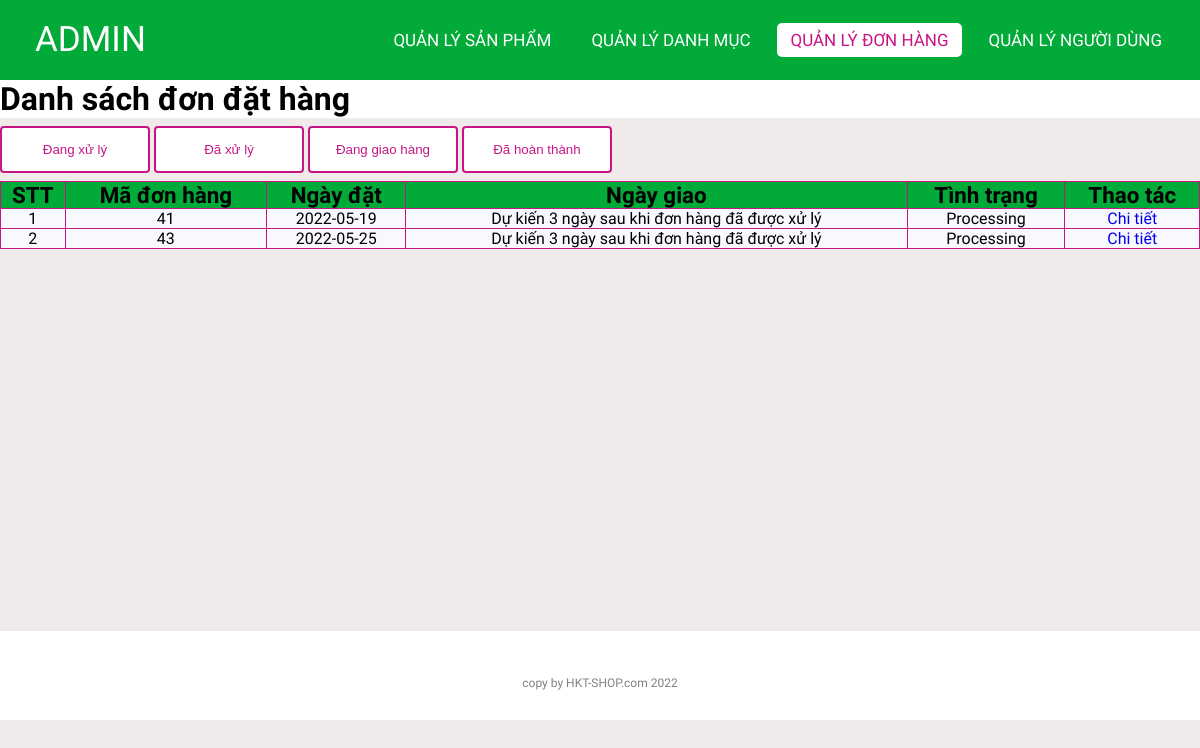
Page /admin/orderlist.php (signed in) on the earlier database version.
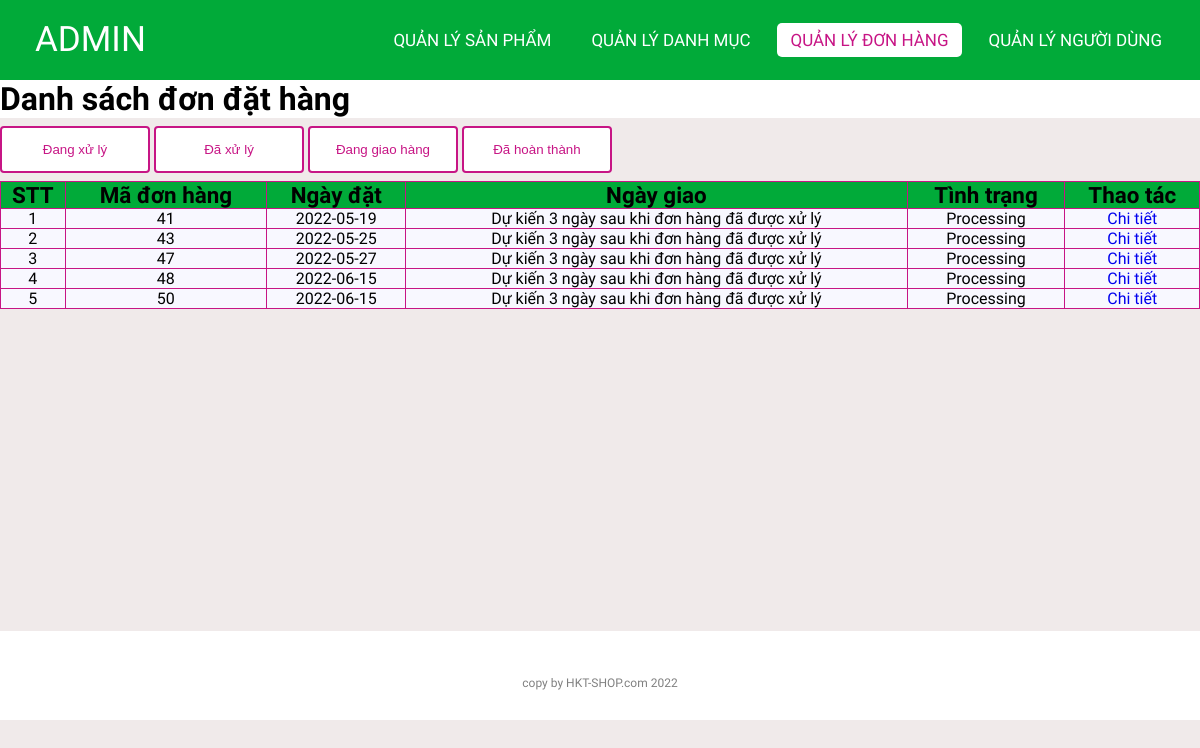
Same page on the later database version.
### tables this page shows
CREATE TABLE `orders` (
  `id` int(11) NOT NULL,
  `userId` int(11) NOT NULL,
  `createdDate` date NOT NULL,
  `receivedDate` date DEFAULT NULL,
  `status` varchar(20) NOT NULL
);

### lib/database.php (called while the page is built, shortened)
<?php
class Database extends PDO
{
  public $host   = DB_HOST;
  public $user   = DB_USER;
  public $pass   = DB_PASS;
  public $dbname = DB_NAME;
  public $link;
  private function connectDB()
  {
    $this->link = new mysqli(
      $this->host,
      $this->user,
      $this->pass,
      $this->dbname
    );
  }
  public function select($query)
  {
    $result = $this->link->query($query);
    if ($result->num_rows > 0) {
      return $result;
    } else {
      return false;
    }
  }
}

### classes/order.php (called while the page is built, shortened)
<?php
$filepath = realpath(dirname(__FILE__));
include_once($filepath . '/../lib/database.php');
?>
<?php
class order
{
    private $db;
    public function __construct()
    {
        $this->db = new Database();
    }
    public function getProcessingOrder()
    {
        $query = "SELECT * FROM orders WHERE status = 'Processing'";
        $mysqli_result = $this->db->select($query);
        if ($mysqli_result) {
            $result = mysqli_fetch_all($this->db->select($query), MYSQLI_ASSOC);
            return $result;
        }
        return false;
    }
}
?>

### admin/orderlist.php (the view, shortened to what this page needs)
<?php
include '../classes/order.php';
$order = new order();
$processingOrderList = $order->getProcessingOrder();
?>
<!DOCTYPE html>
<html lang="en">
<head>
    <link rel="stylesheet" href="./css/style.css">
    <link rel="stylesheet" href="https://cdnjs.cloudflare.com/ajax/libs/font-awesome/5.15.4/css/all.min.css">
</head>
<body>
    <nav>
        <label class="logo">ADMIN</label>
        <ul>
            <li><a href="productlist.php">Quản lý Sản phẩm</a></li>
            <li><a href="categoriesList.php">Quản lý Danh mục</a></li>
            <li><a href="orderlist.php" class="active">Quản lý Đơn hàng</a></li>
            <li><a href="userlist.php">Quản lý Người dùng</a></li>
        </ul>
    </nav>
    <div class="title">
        <h1>Danh sách đơn đặt hàng</h1>
    </div>
    <div class="container">
        <div class="tab">
            <button class="tablinks" onclick="openTab(event, 'Processing')">Đang xử lý</button>
            <button class="tablinks" onclick="openTab(event, 'Processed')">Đã xử lý</button>
            <button class="tablinks" onclick="openTab(event, 'Delivering')">Đang giao hàng</button>
            <button class="tablinks" onclick="openTab(event, 'Complete')">Đã hoàn thành</button>
        </div>
        <div id="Processing" class="tabcontent">
            <?php
            if ($processingOrderList) { ?>
                <table class="list">
                    <tr>
                        <th>STT</th>
                        <th>Mã đơn hàng</th>
                        <th>Ngày đặt</th>
                        <th>Ngày giao</th>
                        <th>Tình trạng</th>
                        <th>Thao tác</th>
                    </tr>
                    <?php $count = 1;
                    foreach ($processingOrderList as $key => $value) { ?>
                        <tr>
                            <td><?= $count++ ?></td>
                            <td><?= $value['id'] ?></td>
                            <td><?= $value['createdDate'] ?></td>
                            <td><?= ($value['status'] != "Processing") ? $value['receivedDate'] : "Dự kiến 3 ngày sau khi đơn hàng đã được xử lý" ?> </td>
                            <td><?= $value['status'] ?></td>
                            <td>
                                <a href="orderlistdetail.php?orderId=<?= $value['id'] ?>">Chi tiết</a>
                            </td>
                        </tr>
                    <?php }
                    ?>
                </table>
            <?php } else { ?>
                <h3>Chưa có đơn hàng nào đang xử lý</h3>
            <?php }
            ?>
        </div>
    </div>
    <footer>
        <p class="copyright">copy by HKT-SHOP.com 2022</p>
    </footer>
</body>
</html>

Differences in the rows shown:
added orders: id "47", createdDate "2022-05-27", shows "Dự kiến 3 ngày sau khi đơn hàng đã được xử lý", status "Processing"
added orders: id "48", createdDate "2022-06-15", shows "Dự kiến 3 ngày sau khi đơn hàng đã được xử lý", status "Processing"
added orders: id "50", createdDate "2022-06-15", shows "Dự kiến 3 ngày sau khi đơn hàng đã được xử lý", status "Processing"
